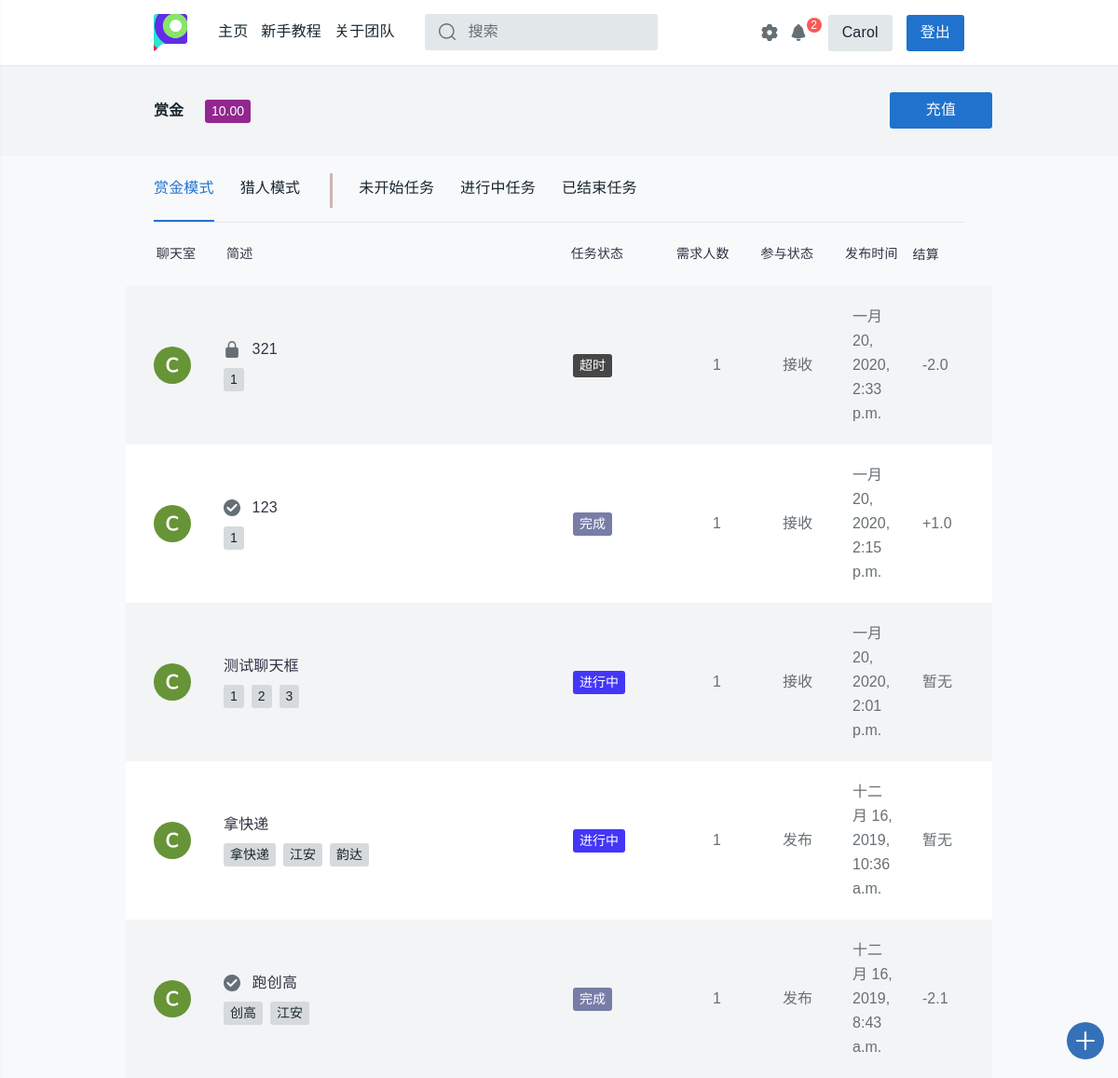
/profile/ (signed in), run on the app's committed database.
### login/models.py (models this page shows, shortened)
class User(models.Model):
    name = models.CharField(max_length=128, unique=True)
    password = models.CharField(max_length=256)
    stu_id = models.CharField(max_length=13, unique=True)
    phone = models.CharField(max_length=11, unique=True, default='None')
    dept = models.CharField(max_length=50, default='None')
    money = models.DecimalField(max_digits=5, decimal_places=2, default=0.00)
    c_time = models.DateTimeField(auto_now_add=True)
    has_confirmed = models.BooleanField(default=False)
    send_state = models.IntegerField(default=1)
    updated_time = models.DateTimeField(null=True, blank=True)
    class Meta:
        ordering = ['c_time']
        verbose_name = '用户'
        verbose_name_plural = '用户'

### task_platform/models.py (models this page shows, shortened)
class Task(models.Model):
    state = (('未开始', 'waitting'), ('进行中', 'processing'), ('中止', 'abort'),
             ('撤销', 'revoke'), ('超时', 'timeout'), ('完成', 'completed'))
    publisher = models.CharField(max_length=128)
    pub_time = models.DateTimeField(auto_now_add=True)
    begin_time = models.DateTimeField(null=True, blank=True)
    end_time = models.DateTimeField(null=True, blank=True)
    people_needed = models.IntegerField(default=1)
    people_now = models.IntegerField(default=0)
    expected_time_consuming = models.DecimalField(
        max_digits=12, decimal_places=1, default=0.0)
    task_description = models.CharField(max_length=50, default="None")
    task_detail = RichTextUploadingField(default='None')
    task_state = models.CharField(max_length=32, choices=state, default='未开始')
    task_class = models.CharField(max_length=48, default='赏金模式')
    class Meta:
        ordering = ['pub_time']
        verbose_name = '任务'
        verbose_name_plural = '任务'

class Task_tags(models.Model):
    sig_tag = models.CharField(max_length=20, default="None")
    task_id = models.IntegerField(default="0")
    def __str__(self):
        return self.sig_tag
    class Meta:
        verbose_name = "任务标签"
        verbose_name_plural = "任务标签"

### task_platform/views.py (the view)
# urls.py: path('profile/', views.profile, name='profile'),
def profile(request):
    username = request.session.get('user_name', None)
    if not username:
        return redirect('/login/')
    notice_room = '/chatroom/{}'.format(get_notice_room_id(username))
    notice_num = chatinfo_num(username)
    user = User.objects.get(name=username)
    student_id = user.stu_id
    phone = user.phone
    dept = user.dept
    if user.dept == 'None':
        dept = '暂无信息'
    money = user.money
    task_list_list = []
    if username:
        user = User.objects.get(name=username)
        student_id = user.stu_id
        phone = user.phone
        dept = user.dept
        if user.dept == 'None':
            dept = '暂无信息'
    stcolor_finder = {
        '未开始': '9', '进行中': '2',
        '中止': '3', '撤销': '3',
        '超时': '6', '完成': '4',
        '赏金模式': '5', '猎人模式': '7'
    }
    rec_task_id_list = Task_receive.objects.filter(username=username).values_list('task_id')
    latest_task_list = Task.objects.filter(
        Q(publisher=username) | Q(id__in=rec_task_id_list)
    ).order_by('-pub_time')
    tab_class = [
        ("task_class='赏金模式'", "_task.task_state"),
        ("task_class='猎人模式'", "_task.task_state"),
        ("task_state='未开始'", "_task.task_class"),
        ("task_state='进行中'", "_task.task_class"),
        ("Q(task_state='撤销')|Q(task_state='中止')|Q(task_state='超时')|Q(task_state='完成')",
        "_task.task_class")
    ]
    def calc_settlement(task, username):
        _settlement = '暂无'
        rec_task_list = Task_receive.objects.filter(task_id=task.id)
        if task.publisher == username:
            if task.task_class == '赏金模式':
                if task.task_state == '完成':
                    _settlement = 0
                    for rec in rec_task_list:
                        _settlement -= (1 + settings.PERCENTAGE) * float(rec.done_money)
                elif task.task_state in ['中止']:
                    _settlement = 0
                    for rec in rec_task_list:
                        _settlement += float(rec.done_money)
                elif task.task_state == '撤销':
                    _settlement = -settings.DEPOSIT
                    for rec in rec_task_list:
                        if rec.is_abort:
                            _settlement += float(rec.done_money)
            else:
                if task.task_state == '完成':
                    _settlement = -float(rec_task_list.first().done_money) * (1 - settings.PERCENTAGE)
                elif task.task_state in ['中止', '超时']:
                    _settlement = -settings.DEPOSIT
        elif rec_task_list.filter(username=username):
            if task.task_class == '赏金模式':
                if task.task_state == '完成':
                    _settlement = float(rec_task_list.get(username=username).done_money)
                elif task.task_state in ['中止', '超时']:
                    _settlement = -float(rec_task_list.get(username=username).done_money)
                elif task.task_state == '撤销':
                    _settlement = float(settings.DEPOSIT) / rec_task_list.count()
            else:
                if task.task_state == '完成':
                    _settlement = -float(rec_task_list.get(username=username).done_money)
                elif task.task_state in ['中止', '超时']:
                    _settlement = float(settings.DEPOSIT)
        if type(_settlement) == str:
            return _settlement
        if _settlement >= 0:
            return '+{}'.format(round(_settlement, 2))
        else:
            return str(round(_settlement, 2))
    for idx in range(5):
        tag_list = []
        for _task in eval('latest_task_list.filter({})'.format(tab_class[idx][0])):
            _color = 'tt-color0{} tt-badge'.format(stcolor_finder[eval(tab_class[idx][1])])
            _settlement = calc_settlement(_task, username)
            _room_id = get_room_id(_task)
            tag_list.append(
                (_task, _color, _settlement, _room_id,
                Task_tags.objects.filter(task_id=_task.id).order_by('sig_tag'))
            )
        task_list_list.append(tag_list)
    tag_list_1, tag_list_2, tag_list_3, tag_list_4, tag_list_5 = (
        task_list_list[0], task_list_list[1], task_list_list[2],
        task_list_list[3], task_list_list[4]
    )
    if request.method == 'POST' and 'settings' in request.POST:
        sl_message = self_settings(request, user)
    return render(request, 'task_platform/profile.html', locals())

### task_platform/tools.py (called while the page is built)
@csrf_exempt
def get_room_id(task):
    md5 = hashlib.md5()
    md5.update('{}{}'.format(task.id, task.publisher).encode())
    return md5.hexdigest()

@csrf_exempt
def get_notice_room_id(username):
    md5 = hashlib.md5()
    md5.update(username.encode())
    return md5.hexdigest()

def chatinfo_num(username):
    withs = Withdraw.objects.filter(username=username, state='完成', noticed=False)
    for each_with in withs:
        send_notice(username, '恭喜您，您于{}发起的提现{}元的请求已经接受，请查看您支付宝余额，如果有问题请联系platform_office@163.com。'.format(each_with.start_time.strftime('%Y-%m-%d %M:%H:%S'), each_with.money))
        each_with.noticed = True
        each_with.save()
    chatnum = ChatVision.objects.filter(username=username, has_seen=False).count()
    return chatnum

### task_platform/templates/task_platform/profile.html (shortened to what this page needs)
{% extends 'task_platform/base.html'%}
{% load staticfiles %}
{% block content %}
<head>
  <link rel="stylesheet" href="{% static 'css/style.css' %}">
  <link href="{% static 'css/profile.css' %}" rel="stylesheet">
</head>
<main id="tt-pageContent" class="tt-offset-small">
  <div class="tt-wrapper-section">
    <div class="container">
      <div class="tt-user-header">
        <div class="tt-col-title">
          <div class="tt-title">
            <a href="#">赏金</a>
          </div>
          <ul class="tt-list-badge">
            <li><a href="#"><span class="tt-color14 tt-badge">{{ money }}</span></a></li>
          </ul>
        </div>
        <div class="tt-col-btn" id="js-settings-btn">
          <div class="tt-list-btn">
            <a href="/recharge/" class="btn btn-secondary">充值</a>
          </div>
        </div>
      </div>
    </div>
  </div>
  <div class="container">
    <div class="tt-tab-wrapper">
      <div class="tt-wrapper-inner">
        <ul class="nav nav-tabs pt-tabs-default" role="tablist">
          <li class="nav-item show">
            <a class="nav-link active" data-toggle="tab" href="#tt-tab-01" role="tab"><span>赏金模式</span></a>
          </li>
          <li class="nav-item">
            <a class="nav-link" data-toggle="tab" href="#tt-tab-02" role="tab">
              <div class="box-container">
                <div class="border-right"><span>猎人模式</span></div>
              </div>
             </a>
          </li>
          <li class="nav-item">
            <a class="nav-link" data-toggle="tab" href="#tt-tab-03" role="tab"><span>未开始任务</span></a>
          </li>
          <li class="nav-item">
            <a class="nav-link" data-toggle="tab" href="#tt-tab-04" role="tab"><span>进行中任务</span></a>
          </li>
          <li class="nav-item">
            <a class="nav-link" data-toggle="tab" href="#tt-tab-05" role="tab"><span>已结束任务</span></a>
          </li>
        </ul>
      </div>
      <div class="tab-content">
        <div class="tab-pane tt-indent-none show active" id="tt-tab-01" role="tabpanel">
          <div class="tt-topic-list">
            <div class="tt-list-header">
              <div class="tt-col-value" style="width: 17%;"><center>聊天室</center></div>
              <div class="tt-col-category" style="width: 90%">简述</div>
              <div class="tt-col-category" style="width: 30%;padding-left:5.5%">任务状态</div>
              <div class="tt-col-value hide-mobile" style="width: 20%;padding-left:2%">需求人数</div>
              <div class="tt-col-value hide-mobile" style="width: 20%;padding-left:2%">参与状态</div>
              <div class="tt-col-value hide-mobile" style="width: 20%;padding-left:2%">发布时间</div>
              <div class="tt-col-value" style="width: 20%;padding:0%">结算</div>
            </div>
            {% if tag_list_1 %}
            {% for task, color, settlement, room_id, tags in tag_list_1 %}
              <div class="tt-item">
                <div class="tt-col-avatar">
                  <a href="/chatroom/{{ room_id }}">
                  <svg class="tt-icon">
                    <use xlink:href="#icon-ava-c"></use>
                  </svg>
                  </a>
                </div>
                <div class="tt-col-description">
                  <h6 class="tt-title"><a href="{% url 'detail' task.id %}">
                      {% if task.task_state == "完成" %}
                        <svg class="tt-icon">
                          <use xlink:href="#icon-verified"></use>
                        </svg>
                      {% elif task.task_state == "中止" or task.task_state == "撤销" or task.task_state == "超时" %}
                        <svg class="tt-icon">
                          <use xlink:href="#icon-locked"></use>
                        </svg>
                      {% endif %}
                      {{ task.task_description }}
                    </a></h6>
                  <div class="row align-items-center no-gutters">
                    <div class="col-11">
                      <ul class="tt-list-badge">
                        {% for tag in tags %}
                        <li><a><span class="tt-badge">{{ tag }}</span></a></li>
                        {% endfor%}
                      </ul>
                    </div>
                  </div>
                </div>
                <div class="tt-col-category"><span class="{{ color }}">{{ task.task_state }}</span></div>
                <div class="tt-col-value hide-mobile">{{ task.people_needed }}</div>
                <div class="tt-col-value   hide-mobile">
                  {% if task.publisher == username %}
                  发布
                  {% else %}
                  接收
                  {% endif %}
                </div>
                <div class="tt-col-value hide-mobile">{{ task.pub_time }}</div>
                <div class="tt-col-value hide-mobile">{{ settlement }}</div>
              </div>
            {% endfor %}
            {% endif %}
          </div>
        </div>
      </div>
    </div>
  </div>
</main>
{% endblock %}

### task_platform/templates/task_platform/base.html (shortened to what this page needs)
{% load staticfiles %}
<html>
<body>
  <head>
    {% block css %}
    <link rel="stylesheet" href="{% static 'css/style.css' %}">
    <link href="{% static 'css/detail.css' %}" rel="stylesheet">
    <link href="{% static 'css/recharge.css' %}" rel="stylesheet">
    {% endblock %}
  </head>
  <header id="tt-header">
    <div class="container">
      <div class="row tt-row no-gutters">
        <div class="col-auto">
          <div class="tt-logo">
            <a href="/"><img src="{% static 'images/logo.png' %}" alt=""></a>
          </div>
          <div class="tt-desktop-menu">
            <nav>
              <ul>
                <li><a href="/"><span>主页</span></a></li>
                <li><a href="/guide/"><span>新手教程</span></a></li>
                <li><a href="/about/"><span>关于团队</span></a></li>
              </ul>
            </nav>
          </div>
          <div class="tt-search" style="margin-top:15px;">
            <form class="search-wrapper" style="margin-block-end: 1em;" method='GET' action='/task-search/'>
              <div class="search-form" style="margin-bottom:12px">
                <input class="tt-search__input" placeholder="搜索" id="thesearch" name='search'>
                <a href="/">
                <button class="tt-search__btn" style="position: absolute;top: 50%;transform: translateY(-50%);" type="submit">
                  <svg class="tt-icon" >
                  <a href="/">
                    <use xlink:href="#icon-search"></use>
                  </a>
                  </svg>
                </button>
                </a>
              </div>
            </form>
          </div>
        </div>
        {% if request.session.is_login %}
        <div class="col-auto ml-auto">
          <div class="tt-user-info d-flex ">
            <center>
              <div style="margin:7px -25px  ">
                <a href="#" class="tt-btn-icon" id="js-settings-btn">
                  <i class="tt-icon"><svg>
                      <use xlink:href="#icon-settings_fill"></use>
                    </svg></i>
                </a>
              </div>
            </center>
            <center>
              <a href="{{ notice_room }}" class="tt-btn-icon" style="margin:7px;padding-right:0px;">
                <i class="tt-icon"><svg>
                    <use xlink:href="#icon-notification"></use>
                  </svg></i>
                <div style="margin:0 0 15 0px;">
                {% if notice_num %}
                  <div href="#" class="btn btn-secondary" style="min-width: 16px;
                    height: 16px;
                    padding: 0 3px;
                    border-radius: 8px;
                    line-height: 16px;
                    font-size: 12px;
                    text-align: center;
                    color: #fff;
                    /* left: 20px; */
                    z-index: 30;
                    background-color: #FA5A57;">{{ notice_num }}</div>
                {% endif %}
                </div>
              </a>
            </center>
            <div class="tt-account-btn">
              <a href="/profile/" class="btn btn-primary">{{ request.session.user_name }}</a>
                <a href="/logout/" class="btn btn-secondary">登出</a>
            </div>
          </div>
        </div>
        {% endif %}
      </div>
    </div>
      <a href="/create-task" class="tt-btn-create-topic">
        <span class="tt-icon">
          <svg>
            <use xlink:href="#icon-create_new"></use>
          </svg>
        </span>
      </a>
  </header>
  {% block content %} {% endblock %}
</body>
</html>

### static/css/profile.css (style rules this page uses)
.box-container { position: relative; }
.border-right { padding: 0px 35px 0px 0px; }
.border-right:after { content: ''; position: absolute; left: auto; top: auto; bottom: 15px; right: 0; height: 52%; width: 3px; background-color: #ccb5b5; }

### data on the page
User: money "10.00"
Task: task_description "321", task_state "超时", people_needed "1", publisher "接收", pub_time "一月 20, 2020, 2:33 p.m.", settlement "-2.0"
Task_tags: sig_tag "1"
Task: task_description "123", task_state "完成", people_needed "1", publisher "接收", pub_time "一月 20, 2020, 2:15 p.m.", settlement "+1.0"
Task_tags: sig_tag "1"
Task: task_description "测试聊天框", task_state "进行中", people_needed "1", publisher "接收", pub_time "一月 20, 2020, 2:01 p.m.", settlement "暂无"
Task_tags: sig_tag "1"
Task_tags: sig_tag "2"
Task_tags: sig_tag "3"
Task: task_description "拿快递", task_state "进行中", people_needed "1", publisher "发布", pub_time "十二月 16, 2019, 10:36 a.m.", settlement "暂无"
Task_tags: sig_tag "拿快递"
Task_tags: sig_tag "江安"
Task_tags: sig_tag "韵达"
Task: task_description "跑创高", task_state "完成", people_needed "1", publisher "发布", pub_time "十二月 16, 2019, 8:43 a.m.", settlement "-2.1"
Task_tags: sig_tag "创高"
Task_tags: sig_tag "江安"

### other printed values
{{ notice_num }} "2"
{{ request.session.user_name }} "Carol"
